Frame 1 (no input): blank canvas, image omitted
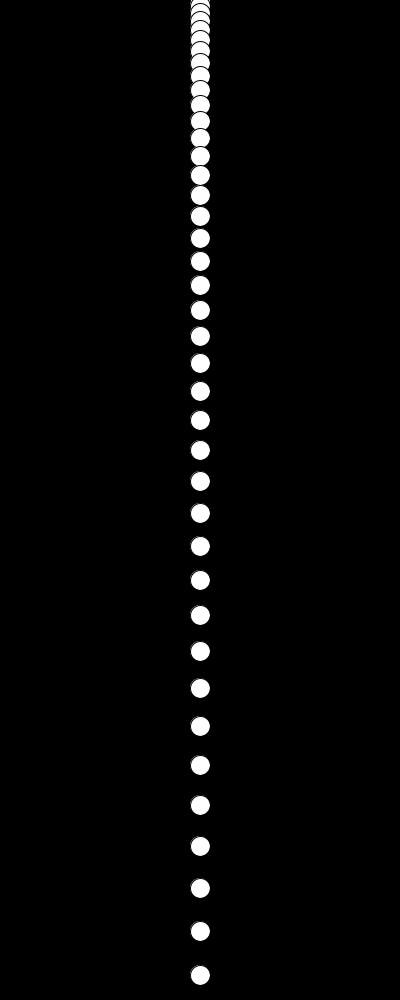
Frame 60 (the mouse pressed at the canvas centre just before this capture)
Frame 120 (the mouse held since frame 60 and released just before this capture): identical to frame 60, image omitted

The Processing sketch that drew this single still picture (run headless with seeded random() and noise(); from frame 60 on, the mouse is pressed at the canvas centre):

// Processing sketch: Simple
// ── Simple.pde
PVector v = new PVector(0,5);
PVector loc = new PVector(200,0);
PVector acc = new PVector(0,1);
void setup(){
  size(400,1000);
  background(0);
}

void update(){
  v.add(acc);  // v = v + a
  loc.add(v);  // loc = loc + v
}

void draw(){
  ellipse(loc.x, loc.y, 20, 20);
  update();
}
